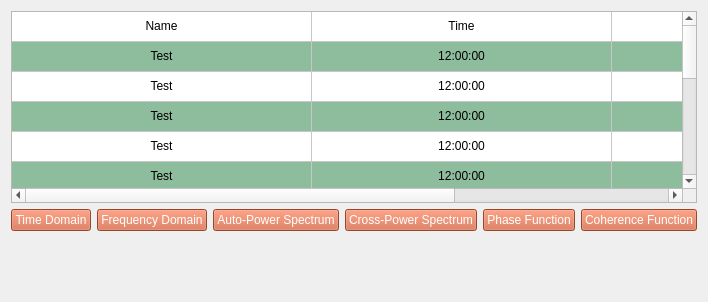
      <widget class="QWidget" name="visualize_tab">
       <attribute name="title">
        <string>Data Visualization</string>
       </attribute>
       <layout class="QVBoxLayout" name="verticalLayout_4">
        <item>
         <widget class="QTableWidget" name="visualize_tab_tableWidget">
          <property name="autoFillBackground">
           <bool>false</bool>
          </property>
          <property name="styleSheet">
           <string notr="true">font: 12pt &quot;MS Shell Dlg 2&quot;;
												alternate-background-color: rgb(142, 189, 157);
											</string>
          </property>
          <property name="sizeAdjustPolicy">
           <enum>QAbstractScrollArea::AdjustIgnored</enum>
          </property>
          <property name="alternatingRowColors">
           <bool>true</bool>
          </property>
          <property name="selectionBehavior">
           <enum>QAbstractItemView::SelectRows</enum>
          </property>
          <property name="textElideMode">
           <enum>Qt::ElideMiddle</enum>
          </property>
          <property name="sortingEnabled">
           <bool>true</bool>
          </property>
          <attribute name="horizontalHeaderVisible">
           <bool>false</bool>
          </attribute>
          <attribute name="horizontalHeaderCascadingSectionResizes">
           <bool>false</bool>
          </attribute>
          <attribute name="horizontalHeaderDefaultSectionSize">
           <number>300</number>
          </attribute>
          <attribute name="horizontalHeaderHighlightSections">
           <bool>true</bool>
          </attribute>
          <attribute name="horizontalHeaderMinimumSectionSize">
           <number>100</number>
          </attribute>
          <attribute name="horizontalHeaderShowSortIndicator" stdset="0">
           <bool>true</bool>
          </attribute>
          <attribute name="horizontalHeaderStretchLastSection">
           <bool>true</bool>
          </attribute>
          <attribute name="verticalHeaderVisible">
           <bool>false</bool>
          </attribute>
          <attribute name="verticalHeaderCascadingSectionResizes">
           <bool>false</bool>
          </attribute>
          <attribute name="verticalHeaderShowSortIndicator" stdset="0">
           <bool>false</bool>
          </attribute>
          <attribute name="verticalHeaderStretchLastSection">
           <bool>false</bool>
          </attribute>
          <row>
           <property name="text">
            <string>0</string>
           </property>
          </row>
          <row>
           <property name="text">
            <string>1</string>
           </property>
          </row>
          <row>
           <property name="text">
            <string>3</string>
           </property>
          </row>
          <row>
           <property name="text">
            <string>4</string>
           </property>
          </row>
          <row>
           <property name="text">
            <string>5</string>
           </property>
          </row>
          <row>
           <property name="text">
            <string>6</string>
           </property>
          </row>
          <row>
           <property name="text">
            <string>7</string>
           </property>
          </row>
          <row>
           <property name="text">
            <string>8</string>
           </property>
          </row>
          <row>
           <property name="text">
            <string>9</string>
           </property>
          </row>
          <row>
           <property name="text">
            <string>10</string>
           </property>
           <property name="textAlignment">
            <set>AlignCenter</set>
           </property>
          </row>
          <row>
           <property name="text">
            <string>11</string>
           </property>
          </row>
          <row>
           <property name="text">
            <string>12</string>
           </property>
          </row>
          <row>
           <property name="text">
            <string>14</string>
           </property>
          </row>
          <row>
           <property name="text">
            <string>15</string>
           </property>
          </row>
          <column>
           <property name="text">
            <string>Name</string>
           </property>
           <property name="textAlignment">
            <set>AlignCenter</set>
           </property>
          </column>
          <column>
           <property name="text">
            <string>Time</string>
           </property>
           <property name="textAlignment">
            <set>AlignCenter</set>
           </property>
          </column>
          <column>
           <property name="text">
            <string>Duration</string>
           </property>
           <property name="textAlignment">
            <set>AlignCenter</set>
           </property>
          </column>
          <item row="0" column="0">
           <property name="text">
            <string>Name</string>
           </property>
           <property name="textAlignment">
            <set>AlignCenter</set>
           </property>
          </item>
          <item row="0" column="1">
           <property name="text">
            <string>Time</string>
           </property>
           <property name="textAlignment">
            <set>AlignCenter</set>
           </property>
          </item>
          <item row="0" column="2">
           <property name="text">
            <string>Duration</string>
           </property>
           <property name="textAlignment">
            <set>AlignCenter</set>
           </property>
          </item>
          <item row="1" column="0">
           <property name="text">
            <string>Test</string>
           </property>
           <property name="textAlignment">
            <set>AlignCenter</set>
           </property>
          </item>
          <item row="1" column="1">
           <property name="text">
            <string>12:00:00</string>
           </property>
           <property name="textAlignment">
            <set>AlignCenter</set>
           </property>
          </item>
          <item row="1" column="2">
           <property name="text">
            <string>00:10:02</string>
           </property>
           <property name="textAlignment">
            <set>AlignCenter</set>
           </property>
          </item>
          <item row="2" column="0">
           <property name="text">
            <string>Test</string>
           </property>
           <property name="textAlignment">
            <set>AlignCenter</set>
           </property>
          </item>
          <item row="2" column="1">
           <property name="text">
            <string>12:00:00</string>
           </property>
           <property name="textAlignment">
            <set>AlignCenter</set>
           </property>
          </item>
          <item row="2" column="2">
           <property name="text">
            <string>00:10:02</string>
           </property>
           <property name="textAlignment">
            <set>AlignCenter</set>
           </property>
          </item>
          <item row="3" column="0">
           <property name="text">
            <string>Test</string>
           </property>
           <property name="textAlignment">
            <set>AlignCenter</set>
           </property>
          </item>
          <item row="3" column="1">
           <property name="text">
            <string>12:00:00</string>
           </property>
           <property name="textAlignment">
            <set>AlignCenter</set>
           </property>
          </item>
          <item row="3" column="2">
           <property name="text">
            <string>00:10:02</string>
           </property>
           <property name="textAlignment">
            <set>AlignCenter</set>
           </property>
          </item>
          <item row="4" column="0">
           <property name="text">
            <string>Test</string>
           </property>
           <property name="textAlignment">
            <set>AlignCenter</set>
           </property>
          </item>
          <item row="4" column="1">
           <property name="text">
            <string>12:00:00</string>
           </property>
           <property name="textAlignment">
            <set>AlignCenter</set>
           </property>
          </item>
          <item row="4" column="2">
           <property name="text">
            <string>00:10:02</string>
           </property>
           <property name="textAlignment">
            <set>AlignCenter</set>
           </property>
          </item>
          <item row="5" column="0">
           <property name="text">
            <string>Test</string>
           </property>
           <property name="textAlignment">
            <set>AlignCenter</set>
           </property>
          </item>
          <item row="5" column="1">
           <property name="text">
            <string>12:00:00</string>
           </property>
           <property name="textAlignment">
            <set>AlignCenter</set>
           </property>
          </item>
          <item row="5" column="2">
           <property name="text">
            <string>00:10:02</string>
           </property>
           <property name="textAlignment">
            <set>AlignCenter</set>
           </property>
          </item>
         </widget>
        </item>
        <item>
         <layout class="QHBoxLayout" name="visualize_tab_button_layout">
          <item>
           <widget class="QPushButton" name="visualize_tab_TIME_button">
            <property name="styleSheet">
             <string notr="true">background-color: rgb(209, 99, 65);
														color: rgb(255, 255, 255);
														font: 12pt &quot;MS Shell Dlg 2&quot;;
													</string>
            </property>
            <property name="text">
             <string>Time Domain</string>
            </property>
           </widget>
          </item>
          <item>
           <widget class="QPushButton" name="visualize_tab_FFT_button">
            <property name="styleSheet">
             <string notr="true">background-color: rgb(209, 99, 65);
														color: rgb(255, 255, 255);
														font: 12pt &quot;MS Shell Dlg 2&quot;;
													</string>
            </property>
            <property name="text">
             <string>Frequency Domain</string>
            </property>
           </widget>
          </item>
          <item>
           <widget class="QPushButton" name="visualize_tab_APS_button">
            <property name="styleSheet">
             <string notr="true">background-color: rgb(209, 99, 65);
														color: rgb(255, 255, 255);
														font: 12pt &quot;MS Shell Dlg 2&quot;;
													</string>
            </property>
            <property name="text">
             <string>Auto-Power Spectrum</string>
            </property>
           </widget>
          </item>
          <item>
           <widget class="QPushButton" name="visualize_tab_XPS_button">
            <property name="styleSheet">
             <string notr="true">background-color: rgb(209, 99, 65);
														color: rgb(255, 255, 255);
														font: 12pt &quot;MS Shell Dlg 2&quot;;
													</string>
            </property>
            <property name="text">
             <string>Cross-Power Spectrum</string>
            </property>
           </widget>
          </item>
          <item>
           <widget class="QPushButton" name="visualize_tab_PHASE_button">
            <property name="styleSheet">
             <string notr="true">background-color: rgb(209, 99, 65);
														color: rgb(255, 255, 255);
														font: 12pt &quot;MS Shell Dlg 2&quot;;
													</string>
            </property>
            <property name="text">
             <string>Phase Function</string>
            </property>
           </widget>
          </item>
          <item>
           <widget class="QPushButton" name="visualize_tab_COHERE_button">
            <property name="styleSheet">
             <string notr="true">background-color: rgb(209, 99, 65);
														color: rgb(255, 255, 255);
														font: 12pt &quot;MS Shell Dlg 2&quot;;
													</string>
            </property>
            <property name="text">
             <string>Coherence Function</string>
            </property>
           </widget>
          </item>
         </layout>
        </item>
        <item>
         <spacer name="horizontalSpacer_3">
          <property name="orientation">
           <enum>Qt::Horizontal</enum>
          </property>
          <property name="sizeHint" stdset="0">
           <size>
            <width>40</width>
            <height>20</height>
           </size>
          </property>
         </spacer>
        </item>
        <item>
         <spacer name="horizontalSpacer_2">
          <property name="orientation">
           <enum>Qt::Horizontal</enum>
          </property>
          <property name="sizeHint" stdset="0">
           <size>
            <width>40</width>
            <height>20</height>
           </size>
          </property>
         </spacer>
        </item>
        <item>
         <spacer name="horizontalSpacer">
          <property name="orientation">
           <enum>Qt::Horizontal</enum>
          </property>
          <property name="sizeHint" stdset="0">
           <size>
            <width>40</width>
            <height>20</height>
           </size>
          </property>
         </spacer>
        </item>
       </layout>
      </widget>
